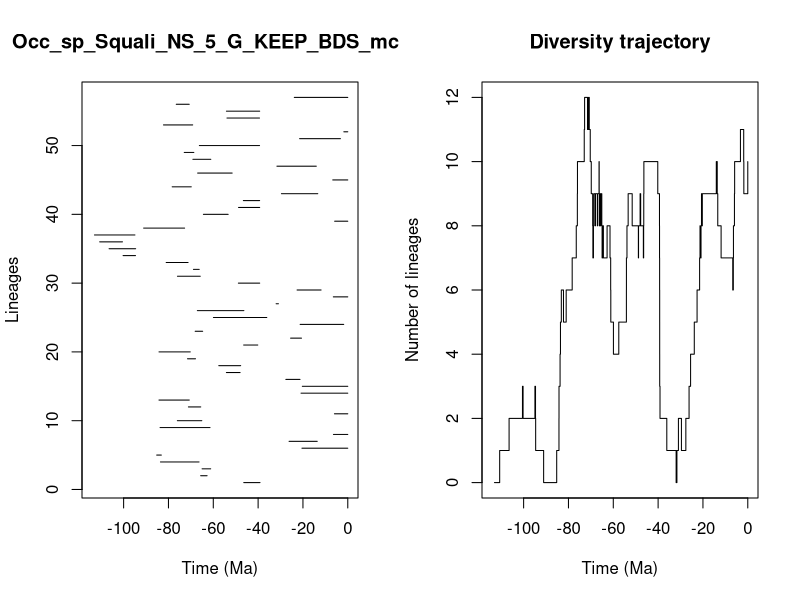

Write R code to recreate this figure.


pdf(file='../Results/Species_NS/5_MA_bins_EXT_EP/pyrate_mcmc_logs/Occ_sp_Squali_NS_5_G_KEEP_BDS_mcmc_LTT.pdf',width=0.6*20, height=0.6*10)
title = "Occ_sp_Squali_NS_5_G_KEEP_BDS_mcmc"
ts=c(46.40247064703816, 65.63131824403803,64.9915740010146,83.56485128107354,85.24344732944135,20.44634874248775,26.19198160694232,6.393059157916243,83.73754095251091,76.02989137051101,5.950227177042756,71.09800287752903,84.23169173565871,20.854815719232313,20.279406399944772,27.630533226313208,54.15181497706079,57.54552322220048,71.50186612613864,84.21261947591809,46.4516676076874,25.51491003238994,68.08136275540305,21.25443757002781,59.937878261250894,67.10622649267837,31.963671664674226,6.447239586658492,22.61940664217011,48.809830700196336,75.98126184477849,68.84566876101812,81.01510786882487,100.24080823893229,106.4847947151769,110.68156713928016,113.00711006921335,91.07279717260256,5.862590316829489,64.4091963040761,48.73434914701916,46.58386368400822,29.599154125548242,78.33484593860075,6.706820046964694,66.97710333682865,31.610148602936686,69.10069060433149,72.95756534983337,66.21125982532098,21.48796994492085,1.757952439407203,82.21801801133972,53.895058631104966,54.13783351949184,76.51754879266663,23.863901959854243)
te=c(39.15450633037464, 62.765264024971074,61.16089597729699,66.35609436036535,83.1789071535609,0.0,13.62634953356266,0.0,61.46019811218905,65.12315004457436,0.0,65.59405145669487,70.71271142215308,0.0,0.0,21.309179565816073,48.03456785324182,47.78297351644823,67.93345333043436,70.27678912410504,40.15481430155508,20.648613021580825,64.73951583735752,1.8157568149896268,36.12630872905583,46.35230019812026,30.94207293838857,0.0,11.899543286331495,39.291878944892346,65.81807113698953,66.28695679545689,71.24797725092853,94.69348333624431,94.62826953308056,100.51381124049256,94.95796665592312,72.79428739189355,0.0,53.36480178304134,39.298556777989624,39.32731348867838,13.390441575800887,69.82632884962,0.0,51.56712994240626,14.043896483994551,61.10701527680552,68.67697839067009,39.36308198539641,3.275752845910351,0.0,69.18907097619847,39.39307887134531,39.30146465217766,70.7382943870165,0.0)
div_traj=c(0, 1,2,3,2,3,2,1,0,1,2,3,4,5,6,5,6,7,8,9,10,11,12,11,12,11,12,11,10,9,8,7,8,9,8,9,8,9,10,9,8,9,8,9,8,7,8,7,8,7,6,5,4,5,6,7,8,9,8,7,8,9,8,7,8,9,10,9,8,7,6,5,4,3,2,1,0,1,2,1,2,3,4,5,6,7,8,7,8,9,8,9,10,9,8,7,6,7,8,9,10,11,10,9,10)
time_events=c(113.00711006921335, 110.68156713928016,106.4847947151769,100.51381124049256,100.24080823893229,94.95796665592312,94.69348333624431,94.62826953308056,91.07279717260256,85.24344732944135,84.23169173565871,84.21261947591809,83.73754095251091,83.56485128107354,83.1789071535609,82.21801801133972,81.01510786882487,78.33484593860075,76.51754879266663,76.02989137051101,75.98126184477849,72.95756534983337,72.79428739189355,71.50186612613864,71.24797725092853,71.09800287752903,70.7382943870165,70.71271142215308,70.27678912410504,69.82632884962,69.18907097619847,69.10069060433149,68.84566876101812,68.67697839067009,68.08136275540305,67.93345333043436,67.10622649267837,66.97710333682865,66.35609436036535,66.28695679545689,66.21125982532098,65.81807113698953,65.63131824403803,65.59405145669487,65.12315004457436,64.9915740010146,64.73951583735752,64.4091963040761,62.765264024971074,61.46019811218905,61.16089597729699,61.10701527680552,59.937878261250894,57.54552322220048,54.15181497706079,54.13783351949184,53.895058631104966,53.36480178304134,51.56712994240626,48.809830700196336,48.73434914701916,48.03456785324182,47.78297351644823,46.58386368400822,46.4516676076874,46.40247064703816,46.35230019812026,40.15481430155508,39.39307887134531,39.36308198539641,39.32731348867838,39.30146465217766,39.298556777989624,39.291878944892346,39.15450633037464,36.12630872905583,31.963671664674226,31.610148602936686,30.94207293838857,29.599154125548242,27.630533226313208,26.19198160694232,25.51491003238994,23.863901959854243,22.61940664217011,21.48796994492085,21.309179565816073,21.25443757002781,20.854815719232313,20.648613021580825,20.44634874248775,20.279406399944772,14.043896483994551,13.62634953356266,13.390441575800887,11.899543286331495,6.706820046964694,6.447239586658492,6.393059157916243,5.950227177042756,5.862590316829489,3.275752845910351,1.8157568149896268,1.757952439407203,0.0)
                par(mfrow=c(1,2))
                L = length(ts)
                plot(ts, 1:L , xlim=c(-max(ts)-1,0), pch=20, type="n", main=title,xlab="Time (Ma)",ylab="Lineages")
                for (i in 1:L){segments(x0=-te[i],y0=i,x1=-ts[i],y1=i)}    
                t = -time_events
                plot(div_traj ~ t,type="s", main = "Diversity trajectory",xlab="Time (Ma)",ylab="Number of lineages",xlim=c(-max(ts)-1,0))
                abline(v=c(65,200,251,367,445),lty=2,col="gray")
                
